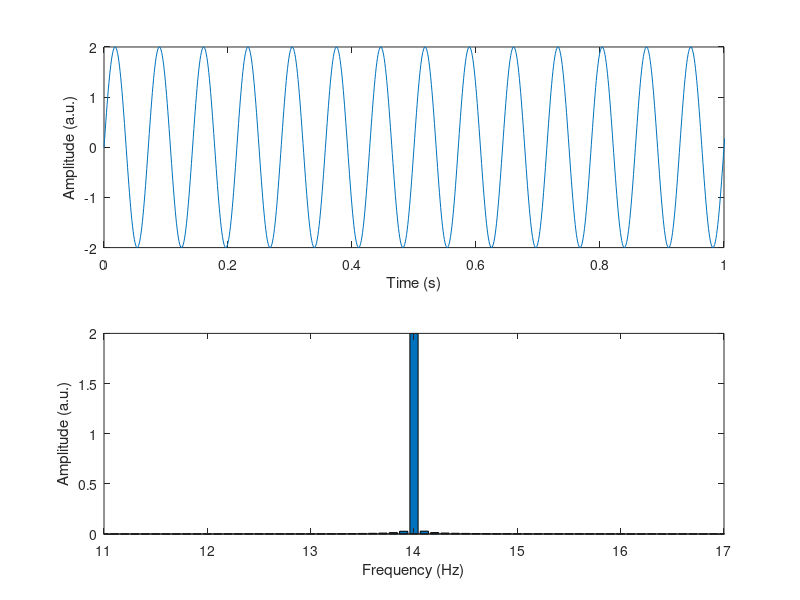
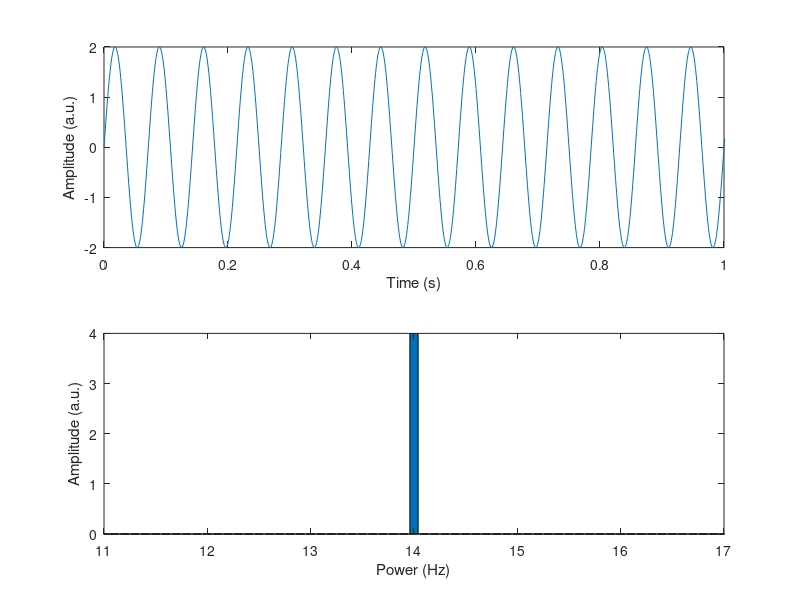
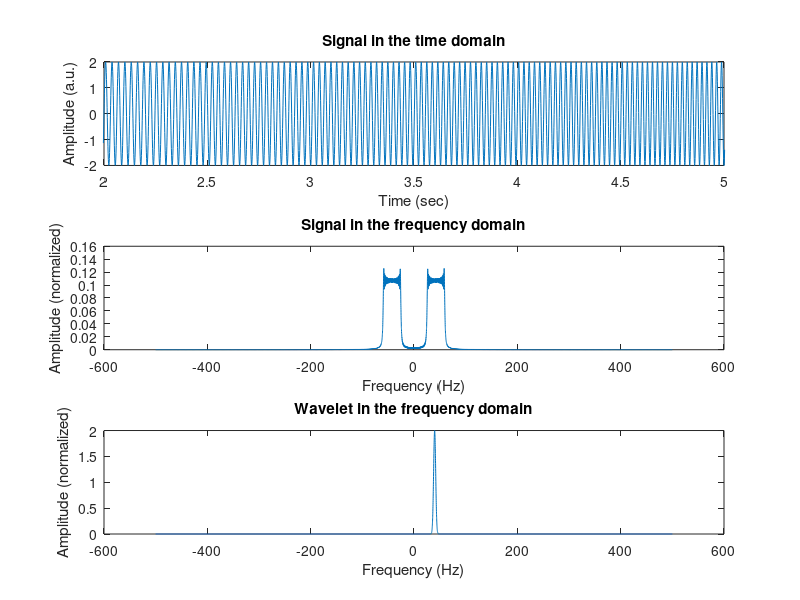
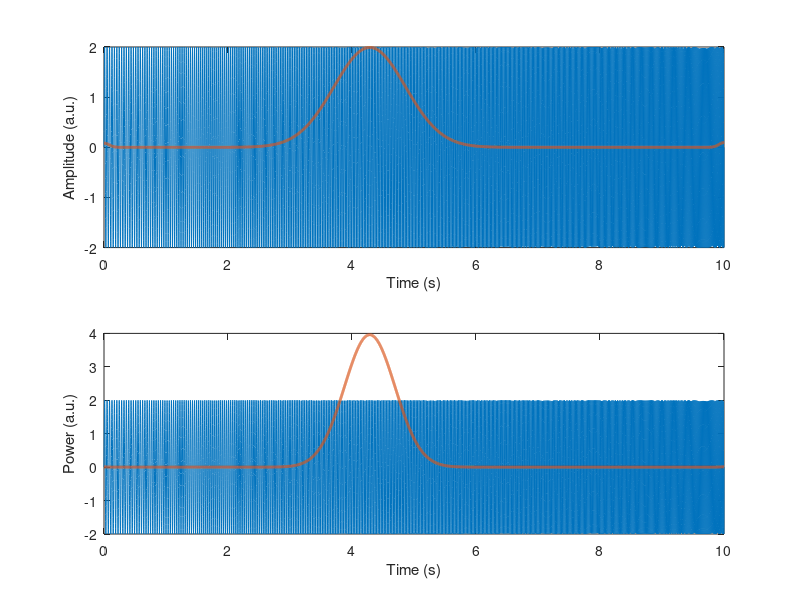

Write the MATLAB code that produced these figures, in order.
% mikexcohen.com

%% units in FFT amplitude

% define parameters
srate = 1000;
time  = 0:1/srate:10;
nPnts = length(time);
freq  = 14; % Hz
hz    = linspace(0,srate/2,floor(nPnts/2)+1);

% create signal
sinewave = 2*sin(2*pi*freq*time);

% step 1: FFT and divide by N
sinewaveX = fft(sinewave,nPnts)/nPnts; % divide by number of points

% step 2: multiply positive-frequency coefficients by 2
posfrex  = 2:floor(nPnts/2);
sineampl = abs(sinewaveX);
sineampl(posfrex) = sineampl(posfrex)*2;

figure(1), clf
subplot(211)
plot(time,sinewave)
set(gca,'xlim',[0 1])
xlabel('Time (s)'), ylabel('Amplitude (a.u.)')

subplot(212)
bar(hz,sineampl(1:length(hz)))
set(gca,'xlim',[freq-3 freq+3])
xlabel('Frequency (Hz)'), ylabel('Amplitude (a.u.)')

%% units in FFT power

% define parameters
srate = 1000;
time  = 0:1/srate:10;
nPnts = length(time);
freq  = 14; % Hz
hz    = linspace(0,srate/2,floor(nPnts/2)+1);

% create signal
sinewave = 2*sin(2*pi*freq*time);

% step 1: FFT and divide by N
sinewaveX = fft(sinewave)/nPnts; % divide by 

% step 2: multiply positive-frequency coefficients by 2
posfrex  = 2:floor(nPnts/2);
sineampl = abs(sinewaveX);
sineampl(posfrex) = sineampl(posfrex)*2;

% step 3: square amplitudes
sineampl = sineampl.^2;


figure(2), clf
subplot(211)
plot(time,sinewave)
set(gca,'xlim',[0 1])
xlabel('Time (s)'), ylabel('Amplitude (a.u.)')

subplot(212)
bar(hz,sineampl(1:length(hz)))
set(gca,'xlim',[freq-3 freq+3])
xlabel('Power (Hz)'), ylabel('Amplitude (a.u.)')

%% setting up wavelet convolution in preparation for extracting correct units

% create signal
srate  = 1000;
time   = 0:1/srate:10;
nPnts  = length(time);
frex   = [25 60];
signal = 2*sin(2*pi.*linspace(frex(1),frex(2)*mean(frex)/frex(2),nPnts).*time);


% specify wavelet parameters
wfreq  = 40;               % in Hz
nCyc   = 20/(2*pi*wfreq);  % numerator is number of cycles; denominator is a scaling factor

% create wavelet
wavet   = -1:1/srate:1;
srate   = 1000;
halfwav = (length(wavet)-1)/2;
cmw     = exp(1i*2*pi*wfreq*wavet) .* exp( -.5*(wavet/nCyc).^2 );

% convolution parameters
nData = nPnts;
nKern = length(wavet);
nConv = nData+nKern-1;

% FFT of wavelet and signal
cmwX  = fft(cmw,nConv);
sigX  = fft(signal,nConv);

% step 1: max-value normalize the wavelet in the frequency domain
cmwX  = cmwX./max(cmwX);

% convolution
asX   = ifft( cmwX.*sigX );

% frequencies in Hz (valid only up to Nyquist)
hz    = -(srate/2-1/srate):srate/nConv:srate/2;

% plotting
figure(3), clf
subplot(311), plot(time,signal)
set(gca,'xlim',[2 5])
title('Signal in the time domain')
xlabel('Time (sec)'), ylabel('Amplitude (a.u.)')

subplot(312)
plot(hz,fftshift(2*abs(sigX/nPnts)))
title('Signal in the frequency domain')
xlabel('Frequency (Hz)'), ylabel('Amplitude (normalized)')

subplot(313)
plot(hz,fftshift(2*abs(cmwX)))
title('Wavelet in the frequency domain')
xlabel('Frequency (Hz)'), ylabel('Amplitude (normalized)')

%% now get units back

% trim convolution wings
asX = asX(halfwav+1:end-halfwav);

tf_amp = 2*abs(asX);
tf_pow = tf_amp.^2;


figure(4), clf
subplot(211)
plot(time,signal), hold on
plot(time,tf_amp,'linew',2)
xlabel('Time (s)'), ylabel('Amplitude (a.u.)')

subplot(212)
plot(time,signal), hold on
plot(time,tf_pow,'linew',2)
xlabel('Time (s)'), ylabel('Power (a.u.)')

%% end.
